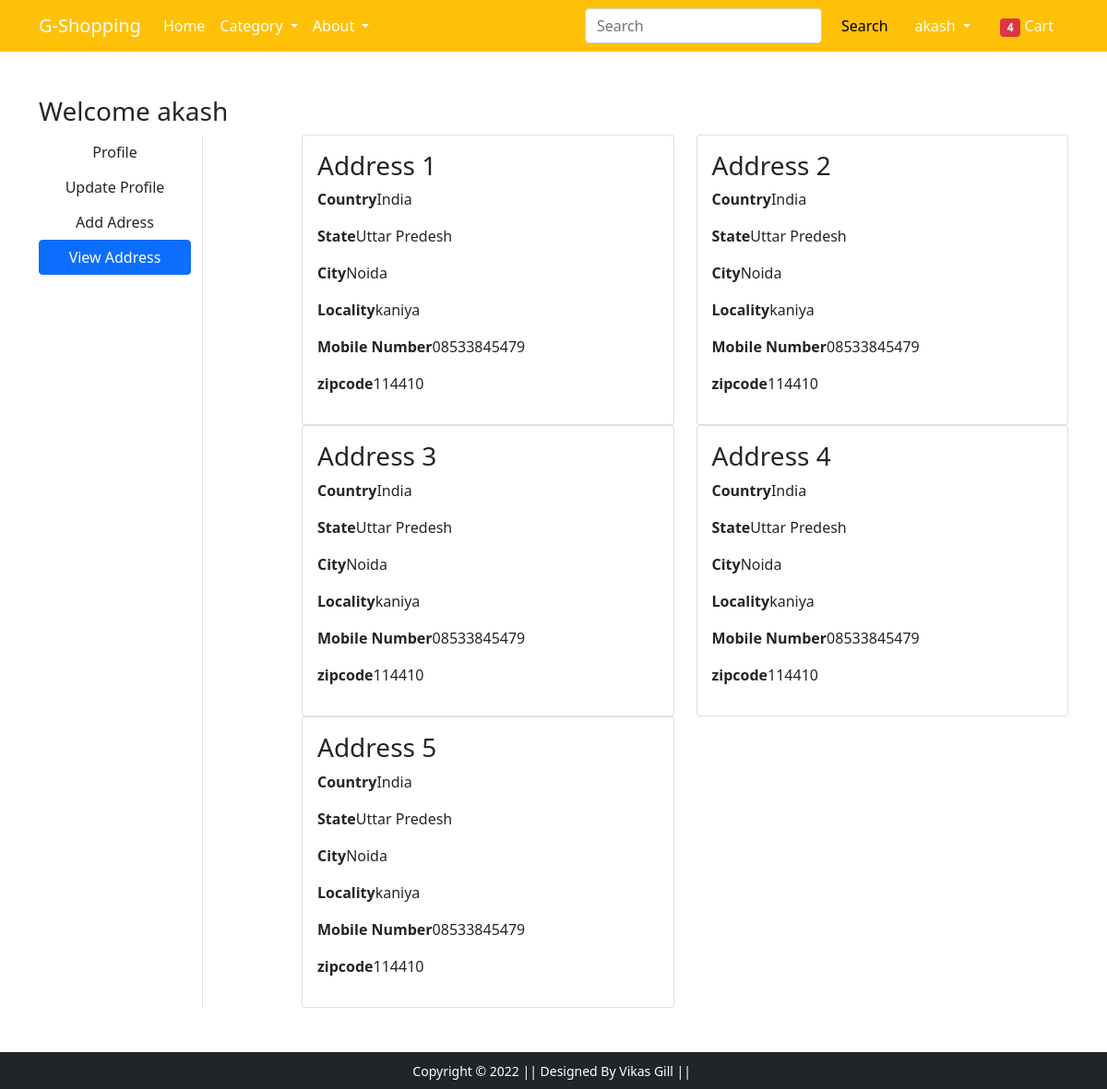
Page /account/view-address/ (signed in) on the committed database.
### account/models.py (models this page shows, shortened)
class UserAddress(models.Model):
    user=models.ForeignKey(UserAccount,on_delete=models.CASCADE)
    mobile_number=models.CharField(max_length=15,default="")
    country=models.CharField(max_length=100)
    state=models.CharField(max_length=100)
    city=models.CharField(max_length=100)
    locality=models.CharField(max_length=100)
    zipcode=models.CharField(max_length=100)

### account/views.py (the view)
# urls.py: path('view-address/',addressView,name='view-address')
def addressView(request):
    us=UserAccount.objects.get(user=request.user)
    print(us)
    add=UserAddress.objects.filter(user=us)
    return render(request,'account/addressView.html',context={'address':add,'active':'btn btn-primary'})

### account/models.py (called while the page is built)
    def __str__(self):
    	return str(self.user.username)

### templates/account/addressView.html (shortened to what this page needs)
{% extends 'customer/base.html' %}
{% load static %}
{% block main-content %}
<div class="container my-5">
 <div class="row">
 <h3>Welcome {{request.user}}</h3>
  <div class="col-sm-2 border-end">
   <ul class="list-unstyled">
    <li class="d-grid"><a href="{% url 'profile' %}" class="btn">Profile</a></li>
    <li class="d-grid"><a href="{% url 'profile_update' %}" class="btn">Update Profile</a></li>
    <li class="d-grid"><a href="{% url 'add-address' %}" class="btn">Add Adress</a></li>
    <li class="d-grid"><a href="{% url 'view-address' %}" class="{{active}}">View Address</a></li>
   </ul>
  </div>
  <div class="col-sm-9 offset-sm-1">
   <div class="row">
   {% for i  in address  %}
    <div class="col-sm-6">
     <div class="card">
      <div class="card-body">
       <h3>Address {{forloop.counter}}</h3>
       <p><strong>Country</strong>{{i.country}}</p>
       <p><strong>State</strong>{{i.state}}</p>
       <p><strong>City</strong>{{i.city}}</p>
       <p><strong>Locality</strong>{{i.locality}}</p>
       <p><strong>Mobile Number</strong>{{i.mobile_number}}</p>
       <p><strong>zipcode</strong>{{i.zipcode}}</p>
      </div>
     </div>
    </div>
    {% endfor %}
   </div>
  </div>
 </div>
</div>
{% endblock main-content %}

### templates/customer/base.html (shortened to what this page needs)
<!doctype html>
{% load static %}
<html lang="en">
  <head>
    <link href="https://cdn.jsdelivr.net/npm/bootstrap@5.0.0-beta1/dist/css/bootstrap.min.css" rel="stylesheet">
  </head>
  <body>
    <nav class="navbar navbar-expand-lg navbar-dark bg-warning">
     <div class="container">
       <a class="navbar-brand" href="/">G-Shopping</a>
       <div class="collapse navbar-collapse" id="navbarSupportedContent">
         <ul class="navbar-nav me-auto mb-2 mb-lg-0">
           <li class="nav-item">
             <a class="nav-link active" aria-current="page" href="/">Home</a>
           </li>
           <li class="nav-item dropdown">
             <a class="nav-link dropdown-toggle text-white" href="#" id="electronicsDropdown" role="button" data-bs-toggle="dropdown" aria-expanded="false">
               Category
             </a>
           </li>
           <li class="nav-item dropdown">
             <a class="nav-link dropdown-toggle text-white" href="#" id="fashionDropdown" role="button" data-bs-toggle="dropdown" aria-expanded="false">
               About
             </a>
           </li>
         </ul>
         <form class="d-flex">
           <input class="form-control me-2" type="search" placeholder="Search" aria-label="Search">
           <button class="btn btn-warning" type="submit">Search</button>
         </form>
         <div>
          <ul class="navbar-nav me-auto mb-2 mb-lg-0">
            {% if request.user.is_authenticated %}
           <li class="nav-item dropdown mx-2">
              <a class="nav-link dropdown-toggle text-white" href="#" id="profileDropdown" role="button" data-bs-toggle="dropdown" aria-expanded="false">
                {{request.user}}
              </a>
            </li>
            <li class="nav-item mx-2">
             <a href="{% url 'cartView' %}" class="nav-link text-white"><span class="badge bg-danger">4</span> Cart </a>
            </li>
            {% endif %}
          </ul>
         </div>
       </div>
     </div>
    </nav>
    {% block main-content %} {% endblock main-content %}
    <footer class="container-fluid bg-dark text-center p-2 mt-5">
        <small class="text-white">Copyright &copy; 2022 || Designed By Vikas Gill || </small>
    </footer>
  </body>
</html>

### rows in the picture
UserAddress: country "India", state "Uttar Predesh", city "Noida", locality "kaniya", mobile_number "08533845479", zipcode "114410"
UserAddress: country "India", state "Uttar Predesh", city "Noida", locality "kaniya", mobile_number "08533845479", zipcode "114410"
UserAddress: country "India", state "Uttar Predesh", city "Noida", locality "kaniya", mobile_number "08533845479", zipcode "114410"
UserAddress: country "India", state "Uttar Predesh", city "Noida", locality "kaniya", mobile_number "08533845479", zipcode "114410"
UserAddress: country "India", state "Uttar Predesh", city "Noida", locality "kaniya", mobile_number "08533845479", zipcode "114410"

### other values in the picture
{{ request.user }} "akash"
